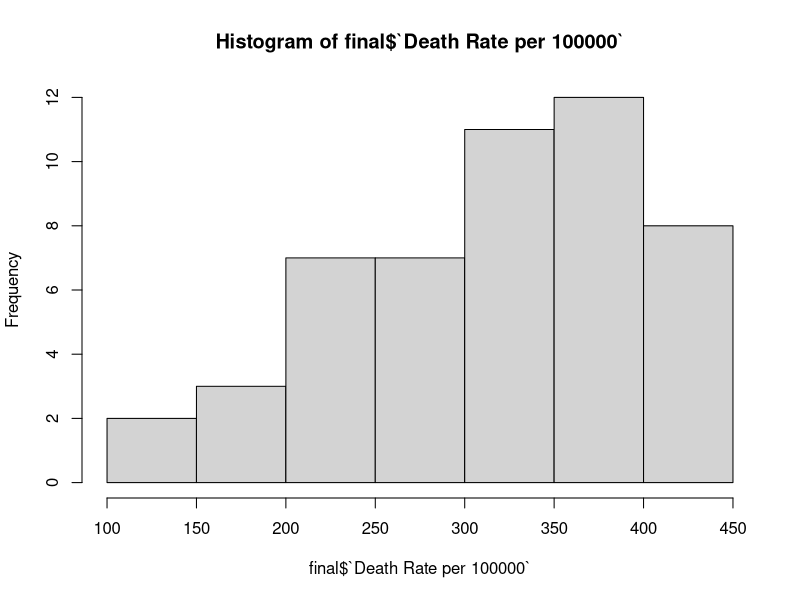
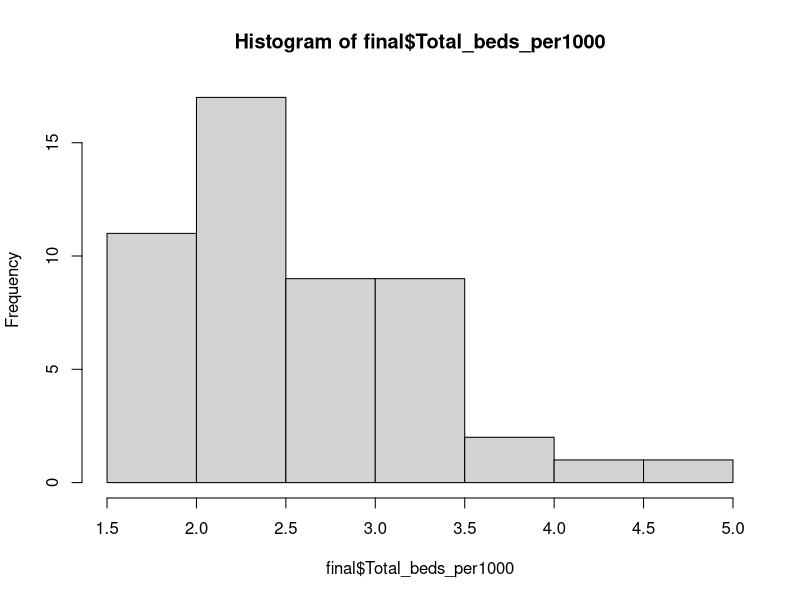
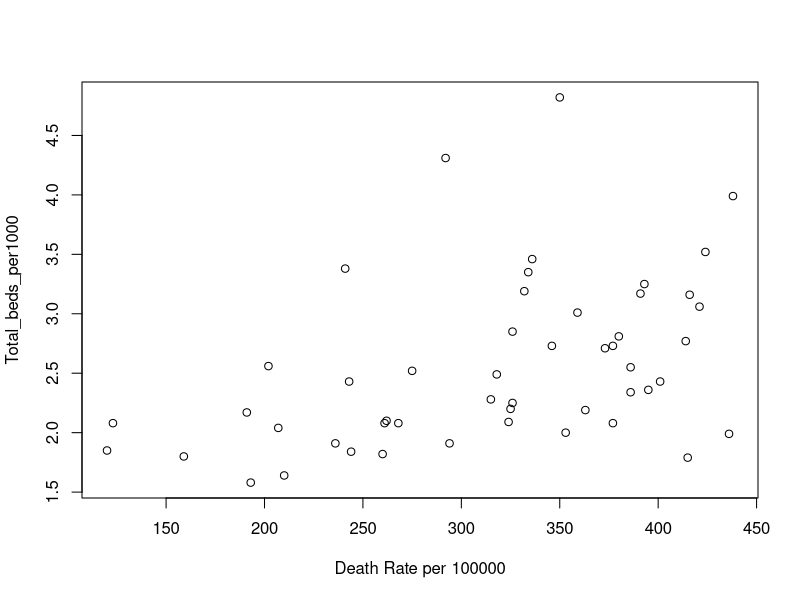

Source code (R) for these figures, in order:
list.of.packages <- c("ggplot2", "dplyr", "broom", "ggpubr", "readxl", "writexl")
new.packages <- list.of.packages[!(list.of.packages %in% installed.packages()[,"Package"])]
if(length(new.packages)) install.packages(new.packages)
lapply(list.of.packages, require, character.only = TRUE)
setwd('~/COVID19_hospitalizations-death/')
deaths <- read_excel("united_states_covid19_cases_deaths_and_testing_by_state_states only.xlsx")
govenors<- read_excel("US govenors party 2020.xlsx")
age<-read_excel('US state median population.xlsx')
gini<-read_excel('gini index.xlsx')
beds<-read.csv("states_beds_per1000.csv")
beds<-beds[c(1,5)]
deaths<- deaths[c(1,7)]
final1<- merge(deaths, govenors, by = "State")
final2 <- merge(gini, age, by = "State")
final <- merge(final1, final2, by = "State")
final <- merge(final,beds,by="State")
write_xlsx(x = final, path = "final.xlsx")
summary(final)
final$Governor <- factor(final$Governor)
final$`Gini Index` <- as.numeric(final$`Gini Index`)
hist(final$`Death Rate per 100000`)
hist(final$`Total_beds_per1000`)
plot(`Total_beds_per1000` ~ `Death Rate per 100000`, data = final)
cor(final$`Total_beds_per1000`, final$`Death Rate per 100000`)
bed.lm <- lm(`Total_beds_per1000` ~ `Death Rate per 100000`, data = final)
age.lm <-  lm(`MedianAge` ~ `Death Rate per 100000`, data = final)
gini.lm <- lm(`Gini Index` ~ `Death Rate per 100000`, data = final)
final.lm <- glm(`Death Rate per 100000`~`Total_beds_per1000` + `MedianAge` + `Gini Index` + `Governor`,
                data = final
                )
summary(final.lm)
summary(bed.lm)
summary(age.lm)
summary(gini.lm)
